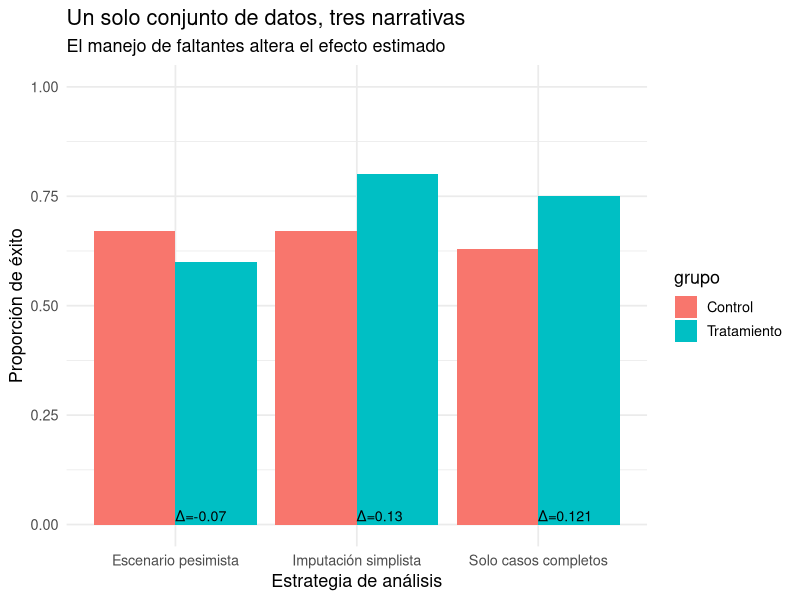

Generate this figure with R:
## ---- chunk 1
library(dplyr)
library(tidyr)
library(ggplot2)
library(knitr)

set.seed(123)
n <- 200
datos <- tibble(
  id = 1:n,
  grupo = rep(c("Control", "Tratamiento"), each = n/2)
)

p_true <- c(Control = 0.60, Tratamiento = 0.65)

datos <- datos %>%
  mutate(y_true = rbinom(n(), 1, p_true[grupo])) %>%
  mutate(
    pr_lost = case_when(
      grupo == "Control" & y_true == 1 ~ 0.05,
      grupo == "Control" & y_true == 0 ~ 0.25,
      grupo == "Tratamiento" & y_true == 1 ~ 0.05,
      grupo == "Tratamiento" & y_true == 0 ~ 0.45
    ),
    lost = rbinom(n(), 1, pr_lost),
    y_obs = ifelse(lost == 1, NA, y_true)
  )

# 1) Solo casos completos (complete-case)
cc <- datos %>% filter(!is.na(y_obs))

# 2) Imputación “media” (ejemplo deliberadamente simplista; no recomendable)
# Se incluye para ilustrar cómo una decisión ad hoc puede cambiar la narrativa.
datos <- datos %>%
  mutate(
    y_imp = ifelse(is.na(y_obs), round(mean(y_obs, na.rm = TRUE)), y_obs),
    # 3) Escenario pesimista (worst-case): favorece al control
    y_worst = case_when(
      is.na(y_obs) & grupo == "Tratamiento" ~ 0,
      is.na(y_obs) & grupo == "Control" ~ 1,
      TRUE ~ y_obs
    )
  )

resume <- function(df, yvar, etiqueta) {
  p <- tapply(df[[yvar]], df$grupo, mean, na.rm = TRUE)
  tibble(
    estrategia = etiqueta,
    p_control = p["Control"],
    p_trat = p["Tratamiento"],
    diff = p["Tratamiento"] - p["Control"]
  )
}

res <- bind_rows(
  resume(cc, "y_obs", "Solo casos completos"),
  resume(datos, "y_imp", "Imputación simplista"),
  resume(datos, "y_worst", "Escenario pesimista")
)

kable(res, digits = 2,col.names = c("estrategia","controles","tratados","diferecia"))
## ---- chunk 2
res %>%
  pivot_longer(cols = c(p_control, p_trat), names_to = "grupo", values_to = "prop") %>%
  mutate(grupo = recode(grupo, p_control = "Control", p_trat = "Tratamiento")) %>%
  ggplot(aes(x = estrategia, y = prop, fill = grupo)) +
  geom_col(position = "dodge") +
  geom_text(
    data = res,
    aes(x = estrategia, y = 0.02, label = paste0("Δ=", round(diff, 3))),
    inherit.aes = FALSE, size = 3.6, hjust = 0
  ) +
  coord_cartesian(ylim = c(0, 1)) +
  labs(
    title = "Un solo conjunto de datos, tres narrativas",
    subtitle = "El manejo de faltantes altera el efecto estimado",
    x = "Estrategia de análisis", y = "Proporción de éxito"
  ) +
  theme_minimal(base_size = 13)
